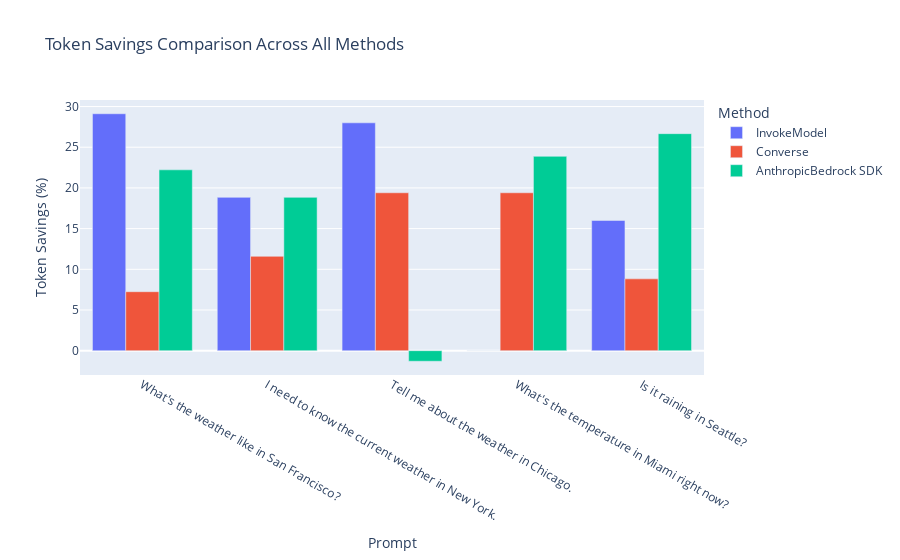
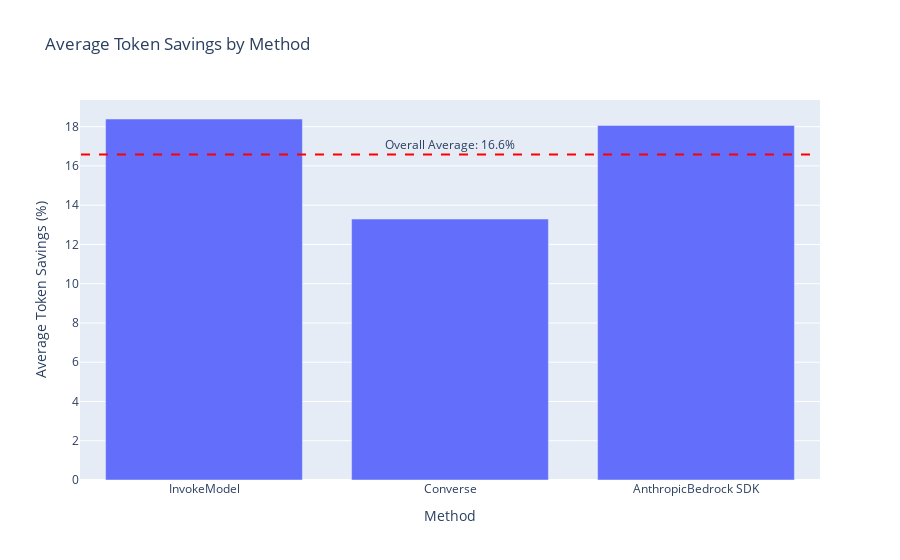

The notebook cell these images were saved under, in order:
### Code cell
# Plot the comparison
fig = px.bar(all_comparison_df_long,
             x="prompt",
             y="Token Savings (%)",
             color="Method",
             barmode="group",
             title="Token Savings Comparison Across All Methods")

fig.update_layout(xaxis_title="Prompt", yaxis_title="Token Savings (%)")
fig.show()

# Plot the average savings by method
fig = px.bar(x=list(average_savings.keys()), 
             y=list(average_savings.values()),
             title="Average Token Savings by Method")

fig.update_layout(xaxis_title="Method", yaxis_title="Average Token Savings (%)")
# Add a horizontal line at the overall average
overall_avg = sum(average_savings.values()) / len(average_savings)
fig.add_shape(type="line", line=dict(dash="dash", width=2, color="red"),
              y0=overall_avg, y1=overall_avg,
              x0=-0.5, x1=2.5)
fig.add_annotation(x=1, y=overall_avg,
                   text=f"Overall Average: {overall_avg:.1f}%",
                   showarrow=False, yshift=10)
fig.show()

### Figure 1 — Plotly figure (JSON) as saved in the notebook; plotly's stock layout.template omitted (floating-point values rounded to 4 significant figures)
{"data": [{"alignmentgroup": "True", "hovertemplate": "Method=InvokeModel<br>prompt=%{x}<br>Token Savings (%)=%{y}<extra></extra>", "legendgroup": "InvokeModel", "marker": {"color": "#636efa", "pattern": {"shape": ""}}, "name": "InvokeModel", "offsetgroup": "InvokeModel", "orientation": "v", "showlegend": true, "textposition": "auto", "type": "bar", "x": ["What's the weather like in San Francisco?", "I need to know the current weather in New York.", "Tell me about the weather in Chicago.", "What's the temperature in Miami right now?", "Is it raining in Seattle?"], "xaxis": "x", "y": [29.11, 18.84, 28.0, 0.0, 16.0], "yaxis": "y"}, {"alignmentgroup": "True", "hovertemplate": "Method=Converse<br>prompt=%{x}<br>Token Savings (%)=%{y}<extra></extra>", "legendgroup": "Converse", "marker": {"color": "#EF553B", "pattern": {"shape": ""}}, "name": "Converse", "offsetgroup": "Converse", "orientation": "v", "showlegend": true, "textposition": "auto", "type": "bar", "x": ["What's the weather like in San Francisco?", "I need to know the current weather in New York.", "Tell me about the weather in Chicago.", "What's the temperature in Miami right now?", "Is it raining in Seattle?"], "xaxis": "x", "y": [7.246, 11.59, 19.4, 19.4, 8.824], "yaxis": "y"}, {"alignmentgroup": "True", "hovertemplate": "Method=AnthropicBedrock SDK<br>prompt=%{x}<br>Token Savings (%)=%{y}<extra></extra>", "legendgroup": "AnthropicBedrock SDK", "marker": {"color": "#00cc96", "pattern": {"shape": ""}}, "name": "AnthropicBedrock SDK", "offsetgroup": "AnthropicBedrock SDK", "orientation": "v", "showlegend": true, "textposition": "auto", "type": "bar", "x": ["What's the weather like in San Francisco?", "I need to know the current weather in New York.", "Tell me about the weather in Chicago.", "What's the temperature in Miami right now?", "Is it raining in Seattle?"], "xaxis": "x", "y": [22.22, 18.84, -1.299, 23.88, 26.67], "yaxis": "y"}], "layout": {"barmode": "group", "legend": {"title": {"text": "Method"}, "tracegroupgap": 0}, "title": {"text": "Token Savings Comparison Across All Methods"}, "xaxis": {"anchor": "y", "domain": [0, 1], "title": {"text": "Prompt"}}, "yaxis": {"anchor": "x", "domain": [0, 1], "title": {"text": "Token Savings (%)"}}}}

### Figure 2 — Plotly figure (JSON) as saved in the notebook; plotly's stock layout.template omitted (floating-point values rounded to 4 significant figures)
{"data": [{"hovertemplate": "x=%{x}<br>y=%{y}<extra></extra>", "legendgroup": "", "marker": {"color": "#636efa", "pattern": {"shape": ""}}, "name": "", "orientation": "v", "showlegend": false, "textposition": "auto", "type": "bar", "x": ["InvokeModel", "Converse", "AnthropicBedrock SDK"], "xaxis": "x", "y": [18.39, 13.29, 18.06], "yaxis": "y"}], "layout": {"annotations": [{"showarrow": false, "text": "Overall Average: 16.6%", "x": 1, "y": 16.58, "yshift": 10}], "barmode": "relative", "legend": {"tracegroupgap": 0}, "shapes": [{"line": {"color": "red", "dash": "dash", "width": 2}, "type": "line", "x0": -0.5, "x1": 2.5, "y0": 16.58, "y1": 16.58}], "title": {"text": "Average Token Savings by Method"}, "xaxis": {"anchor": "y", "domain": [0, 1], "title": {"text": "Method"}}, "yaxis": {"anchor": "x", "domain": [0, 1], "title": {"text": "Average Token Savings (%)"}}}}
